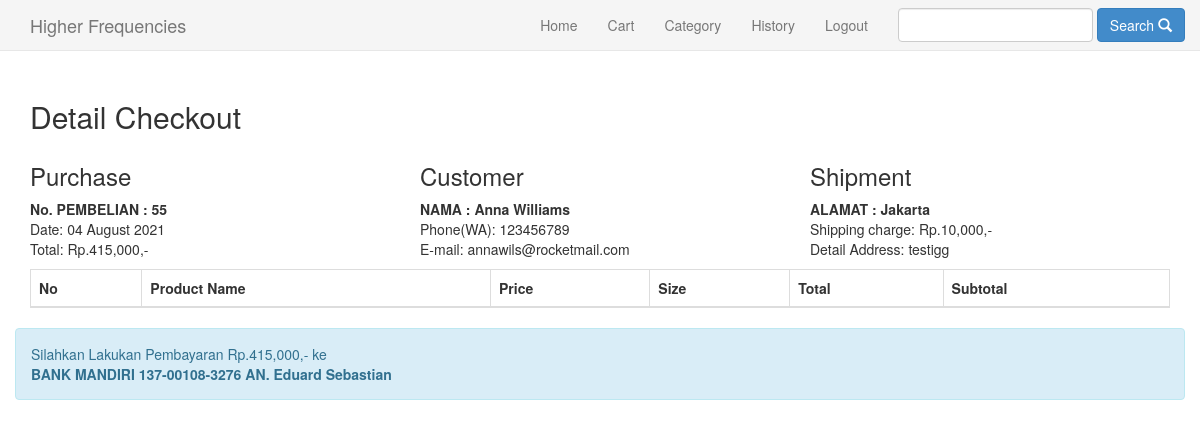
/Highfreq/bill.php?id=55 (signed in), run on the app's committed database.
### tables this page shows
CREATE TABLE `pembelian` (
  `id_pembelian` int(11) NOT NULL,
  `id_pelanggan` int(11) NOT NULL,
  `id_ongkir` int(11) NOT NULL,
  `tanggal_pembelian` date NOT NULL,
  `total_pembelian` int(11) NOT NULL,
  `nama_kota` varchar(100) NOT NULL,
  `tarif` int(11) NOT NULL,
  `alamat_pengiriman` text NOT NULL,
  `status_pembelian` varchar(100) NOT NULL DEFAULT 'pending',
  `resi_pengiriman` varchar(50) NOT NULL
);

CREATE TABLE `pelanggan` (
  `id_pelanggan` int(11) NOT NULL,
  `email_pelanggan` varchar(100) NOT NULL,
  `password_pelanggan` varchar(50) NOT NULL,
  `nama_pelanggan` varchar(100) NOT NULL,
  `no_pelanggan` varchar(25) NOT NULL,
  `alamat_pelanggan` text NOT NULL
);

### Highfreq/bill.php (the view, shortened to what this page needs)
<?php
include 'connection.php'; ?>
<!DOCTYPE html>
<html>
    <head>
        <link rel="stylesheet" href="admin/assets/css/bootstrap.css">
</head>
<body>
<?php include 'menu.php'; ?>
<section class="konten">
    <div class="container">
    <br><br><br><br>
    <h2>Detail Checkout</h2>
<?php
$ambil = $koneksi->query("SELECT * FROM pembelian JOIN pelanggan
    ON pembelian.id_pelanggan=pelanggan.id_pelanggan
    WHERE pembelian.id_pembelian='$_GET[id]'");
$detail = $ambil->fetch_assoc();
?>
<div class="row">
        <div class="col-md-4">
            <h3>Purchase</h3>
            <strong>No. PEMBELIAN : <?php echo $detail['id_pembelian'] ?></strong><br>
            Date: <?php echo date("d F Y",strtotime($detail['tanggal_pembelian'])); ?><br>
            Total: Rp.<?php echo number_format($detail['total_pembelian']) ?>,-
        </div>
        <div class="col-md-4">
            <h3>Customer</h3>
            <strong>NAMA : <?php echo $detail['nama_pelanggan']; ?></strong>
            <p>
            Phone(WA): <?php echo $detail['no_pelanggan']; ?> <br>
            E-mail: <?php echo $detail['email_pelanggan']; ?>
            </p>
        </div>
        <div class="col-md-4">
            <h3>Shipment</h3>
            <strong>ALAMAT : <?php echo $detail['nama_kota'] ?></strong><br>
            Shipping charge: Rp.<?php echo number_format($detail['tarif']); ?>,- <br>
            Detail Address: <?php echo $detail['alamat_pengiriman'] ?>
        </div>
</div>
<table class="table table-bordered">
    <thead>
        <tr>
            <th>No</th>
            <th>Product Name</th>
            <th>Price</th>
            <th>Size</th>
            <th>Total</th>
            <th>Subtotal</th>
        </tr>
    </thead>
</table>
<div class="row">
    <div class="co-md-7">
        <div class="alert alert-info">
            <p>
                Silahkan Lakukan Pembayaran Rp.<?php echo number_format($detail['total_pembelian']); ?>,-  ke <br>
                <strong>BANK MANDIRI 137-00108-3276 AN. Eduard Sebastian</strong>
            </p>
        </div>
    </div>
</div>
    </div>
</section>
</body>
</html>

### Highfreq/menu.php (style rules this page uses)
* { margin: 0; padding: 0; }

### data on the page
pembelian: id_pembelian "55", tanggal_pembelian "04 August 2021", total_pembelian "415,000", id_pelanggan.nama_pelanggan "Anna Williams", id_pelanggan.no_pelanggan "123456789", id_pelanggan.email_pelanggan "annawils@rocketmail.com", nama_kota "Jakarta", tarif "10,000", alamat_pengiriman "testigg"
